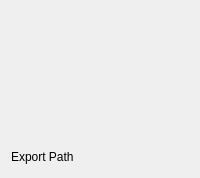
      <widget class="QWidget" name="tab_4">
       <attribute name="title">
        <string>Page</string>
       </attribute>
       <layout class="QVBoxLayout" name="verticalLayout_3">
        <item>
         <spacer name="verticalSpacer_3">
          <property name="orientation">
           <enum>Qt::Vertical</enum>
          </property>
          <property name="sizeHint" stdset="0">
           <size>
            <width>20</width>
            <height>40</height>
           </size>
          </property>
         </spacer>
        </item>
        <item>
         <widget class="QWidget" name="video" native="true">
          <property name="sizePolicy">
           <sizepolicy hsizetype="Preferred" vsizetype="Preferred">
            <horstretch>50</horstretch>
            <verstretch>50</verstretch>
           </sizepolicy>
          </property>
          <property name="minimumSize">
           <size>
            <width>50</width>
            <height>50</height>
           </size>
          </property>
         </widget>
        </item>
        <item>
         <spacer name="verticalSpacer_2">
          <property name="orientation">
           <enum>Qt::Vertical</enum>
          </property>
          <property name="sizeHint" stdset="0">
           <size>
            <width>20</width>
            <height>40</height>
           </size>
          </property>
         </spacer>
        </item>
        <item>
         <layout class="QHBoxLayout" name="horizontalLayout_5">
          <item>
           <widget class="QLabel" name="label_9">
            <property name="font">
             <font>
              <family>Segoe UI</family>
             </font>
            </property>
            <property name="text">
             <string>Export Path</string>
            </property>
           </widget>
          </item>
          <item>
           <spacer name="horizontalSpacer_5">
            <property name="orientation">
             <enum>Qt::Horizontal</enum>
            </property>
            <property name="sizeHint" stdset="0">
             <size>
              <width>40</width>
              <height>20</height>
             </size>
            </property>
           </spacer>
          </item>
          <item>
           <widget class="QLabel" name="export_lavel">
            <property name="font">
             <font>
              <family>Segoe UI</family>
             </font>
            </property>
            <property name="text">
             <string/>
            </property>
           </widget>
          </item>
          <item>
           <spacer name="horizontalSpacer_6">
            <property name="orientation">
             <enum>Qt::Horizontal</enum>
            </property>
            <property name="sizeHint" stdset="0">
             <size>
              <width>40</width>
              <height>20</height>
             </size>
            </property>
           </spacer>
          </item>
         </layout>
        </item>
       </layout>
      </widget>
